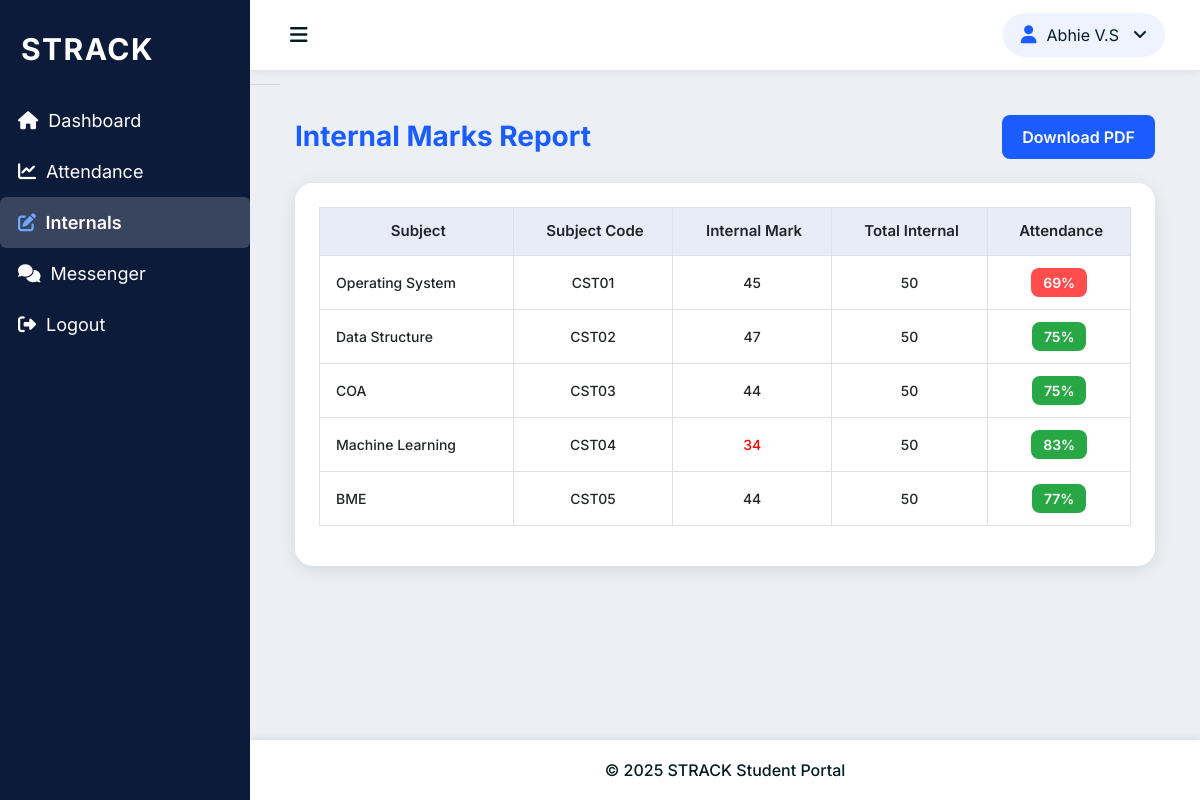
The page /StudentPortal/StudentReportPage/ (signed in) on the database its author committed.
### TeacherApp/models.py (models this page shows, shortened)
class Studentdb(models.Model):
    Student_name = models.CharField(max_length=30)
    Student_rollno = models.IntegerField()
    Student_regid = models.CharField(max_length=30, unique=True)
    Student_batch = models.CharField(max_length=30)
    Student_sem = models.CharField(max_length=30)
    Student_duration = models.CharField(max_length=30)
    Student_email = models.EmailField(unique=True)
    Student_phone = models.IntegerField(unique=True)
    Student_prof = models.ImageField(upload_to="Student Profile Image")
    Student_password = models.CharField(max_length=10)
    Student_confirm = models.CharField(max_length=10)
    class Meta:
        ordering = ['Student_rollno']

class Subjectdb(models.Model):
    Subject_name = models.CharField(max_length=30,unique=True)
    Subject_code = models.CharField(max_length=30, unique=True)
    Subject_teacher = models.CharField(max_length=30)
    Subject_sem = models.CharField(max_length=30)
    Subject_dep = models.CharField(max_length=30)

### StudentApp/views.py (the view)
# urls.py: path('StudentReportPage/', views.StudentReportPage, name="StudentReportPage"),
def StudentReportPage(request):
    student = Studentdb.objects.get(id=request.session['StudentId'])
    internal = Internalmarkdb.objects.filter(Student=student)
    attendance = []
    for i in internal:
        subject = i.Subject
        Total_class = Attendancedb.objects.filter(Student=student, Subject=subject).count()
        present_class = Attendancedb.objects.filter(Student=student, Subject=subject, Status="Present").count()
        if Total_class == 0:
            percentages = 0
        else:
            percentages = round((present_class / Total_class) * 100)
        attendance.append({'subject': subject.Subject_name,
                           'subjectcode': subject.Subject_code,
                           'internalmark': i.Internalmark,
                           'totalmark': i.Totalmark,
                           'percentages': percentages})
    return render(request, 'StudentReport.html', {'student': student, 'attendance': attendance})

### StudentApp/templates/StudentReport.html
{% extends 'base.html' %}
{% load static %}
{% block content %}
<div class="pd-ltr-20">
    <div class="d-flex justify-content-between align-items-center mb-4">
        <h3 style="font-weight:700; color:#1b5cff;">Internal Marks Report</h3>
        <a href="{% url 'DownloadInternalPdf' %}"
           class="btn btn-primary"
           style="background:#1b5cff; border:none; padding:10px 20px; border-radius:8px; font-weight:600;">
            Download PDF
        </a>
    </div>
    <div class="card-box p-4"
         style="border-radius:18px; background:#ffffff; box-shadow:0 4px 18px rgba(0,0,0,0.1);">
        <table class="table table-bordered table-hover">
            <thead style="background-color:#e8ecf7;">
            <tr class="text-center">
                <th>Subject</th>
                <th>Subject Code</th>
                <th>Internal Mark</th>
                <th>Total Internal</th>
                <th>Attendance</th>
            </tr>
            </thead>
            <tbody>
            {% for i in attendance %}
            <tr class="text-center">
                <td style="text-align:left; font-weight:500;">{{ i.subject }}</td>
                <td>{{ i.subjectcode }}</td>
                <td>
                    {% if i.internalmark < 35 %}
                        <span style="color:red;">{{ i.internalmark }}</span>
                    {% else %}
                        <span>{{ i.internalmark }}</span>
                    {% endif %}
                </td>
                <td>{{ i.totalmark }}</td>
                <td>
                    {% if i.percentages < 75 %}
                        <span style="background:#ff4d4d; color:white; padding:6px 12px; border-radius:8px; font-weight:600;">
                            {{ i.percentages }}%
                        </span>
                    {% else %}
                        <span style="background:#28a745; color:white; padding:6px 12px; border-radius:8px; font-weight:600;">
                            {{ i.percentages }}%
                        </span>
                    {% endif %}
                </td>
            </tr>
            {% endfor %}
            </tbody>
        </table>
    </div>
</div>
{% endblock %}

### StudentApp/templates/base.html (shortened to what this page needs)
<!DOCTYPE html>
{% load static %}
<html >
<head>
    <link rel="stylesheet" href="https://cdnjs.cloudflare.com/ajax/libs/font-awesome/6.5.0/css/all.min.css">
    <link rel="stylesheet" href="{% static 'Studentside/vendors/styles/core.css' %}">
    <link rel="stylesheet" href="{% static 'Studentside/vendors/styles/icon-font.min.css' %}">
    <link rel="stylesheet" href="{% static 'Studentside/vendors/styles/style.css' %}">
</head>
<body>
<div class="layout-wrapper">
    <aside class="sidebar">
        <div class="brand-logo" style="padding:20px 1px; margin-top:15px;">
            <a href="{% url 'StudentHomePage' %}"
               style="color:white; font-size:30px; font-weight:bold;">STRACK</a>
        </div>
        <ul style="list-style:none; padding-left:0; margin-top:10px;">
            <li>
                <a href="{% url 'StudentHomePage' %}" style="font-size:18px;"
                   class="{% if request.resolver_match.url_name == 'StudentHomePage' %}active-link{% endif %}">
                    <i class="fa-solid fa-house" style="margin-right:5px;"></i> Dashboard
                </a>
            </li>
            <li>
                <a href="{% url 'StudentAttendanceDisplayPage' %}" style="font-size:18px;"
                   class="{% if request.resolver_match.url_name == 'StudentAttendanceDisplayPage' %}active-link{% endif %}">
                    <i class="fa-solid fa-chart-line" style="margin-right:5px;"></i> Attendance
                </a>
            </li>
            <li>
                <a href="{% url 'StudentReportPage' %}" style="font-size:18px;"
                   class="{% if request.resolver_match.url_name == 'StudentReportPage' %}active-link{% endif %}">
                    <i class="fa-solid fa-pen-to-square" style="margin-right:5px;"></i> Internals
                </a>
            </li>
            <li>
                <a style="font-size:18px;" href="{% url 'StudentChatPage' %}"><i class="fa-solid fa-comments" style="margin-right:5px;"></i> Messenger</a>
            </li>
            <li>
                <a href="{% url 'StudentLogout' %}" style="font-size:18px;">
                    <i class="fa-solid fa-right-from-bracket" style="margin-right:5px;"></i> Logout
                </a>
            </li>
        </ul>
    </aside>
    <div class="main-wrapper">
        <div class="header">
            <div id="hamburger"><i class="fa-solid fa-bars"></i></div>
            <div class="user-info-dropdown dropdown">
                <a class="dropdown-toggle" data-bs-toggle="dropdown">
                    <i class="fa-solid fa-user"></i>
                    <span>{{student.Student_name}}</span>
                </a>
            </div>
        </div>
        <main class="content-area">
            {% block content %}{% endblock %}
        </main>
        <div class="footer-wrap">
            © 2025 STRACK Student Portal
        </div>
    </div>
</div>
</body>
</html>

### StudentApp/templates/base.html (style rules this page uses)
html, body { height: 100%; margin: 0; padding: 0; overflow-x: hidden; }
body { display: flex; flex-direction: column; min-height: 100vh; }
.layout-wrapper { display: flex; width: 100%; min-height: 100vh; overflow-x: hidden; }
.sidebar { width: 250px; height: 100vh; position: fixed; left: 0; top: 0; background: #0d1b3a; color: white; z-index: 1000; transition: 0.3s ease; }
.sidebar ul li a { display: block; padding: 12px 18px; color: white; font-size: 15px; border-radius: 6px; }
.active-link { background: rgba(255,255,255,0.18) !important; font-weight: 600; }
.active-link i { color: #6ea8ff !important; }
.main-wrapper { width: 100%; margin-left: 250px; transition: margin-left 0.3s ease; display: flex; flex-direction: column; min-height: 100vh; }
.header { height: 70px; width: 100%; background: #fff; padding: 0 25px; display: flex; justify-content: space-between; align-items: center; position: sticky; top: 0; z-index: 900; box-shadow: 0 2px 8px rgba(0,0,0,0.07); }
#hamburger { padding: 12px 15px; cursor: pointer; border-radius: 8px; font-size: 20px; transition: 0.2s; }
.user-info-dropdown .dropdown-toggle { display: flex; align-items: center; gap: 10px; padding: 10px 18px; background: #eef3ff; border-radius: 25px; cursor: pointer; }
.user-info-dropdown i { font-size: 18px; color: #1b5cff; }
.content-area { padding: 25px; flex: 1; }
.footer-wrap { background: #fff; text-align: center; padding: 18px; margin-top: auto; box-shadow: 0 -2px 6px rgba(0,0,0,0.08); }

### rows shown on the page
Studentdb: Student_name "Abhie V.S"
Subjectdb: subject "Operating System", subjectcode "CST01"
Subjectdb: subject "Data Structure", subjectcode "CST02"
Subjectdb: subject "COA", subjectcode "CST03"
Subjectdb: subject "Machine Learning", subjectcode "CST04"
Subjectdb: subject "BME", subjectcode "CST05"

### other values the page prints
{{ i.internalmark }} "45" "47" "44" "44"
{{ i.totalmark }} "50" "50" "50" "50" "50"
{{ i.percentages }} "69"
{{ i.percentages }} "75" "75" "83" "77"
{{ i.internalmark }} "34"
